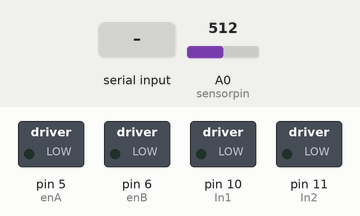
Bench run of a sketch on a simulated Arduino Uno, built with avr-gcc and run on an emulated ATmega328P. Shown: switched loads named in the sketch (green lamp = pin HIGH). The inputs (shaded band) are chosen by the test bench; at power-on: A0 (sensorpin) = 512. What the sketch prints to the serial monitor is not drawn.

Above: at 1.2 s.
1.3 s: "f" received over the second serial link
At 2.5 s:
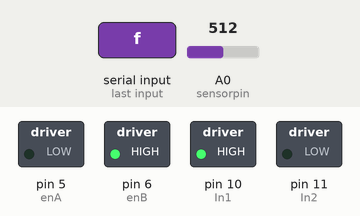
2.8 s: "b" received over the second serial link
At 3.6 s:
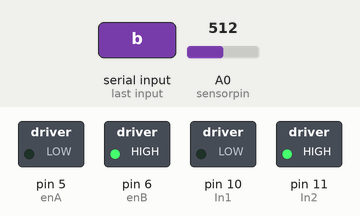
4.3 s: "s" received over the second serial link
At 4.7 s:
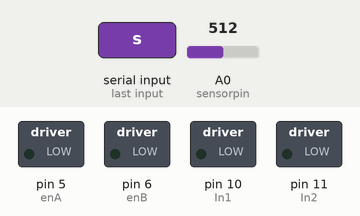
Timing chart, 0 to 7.3 s (numbered marks = the images above; inputs shaded):
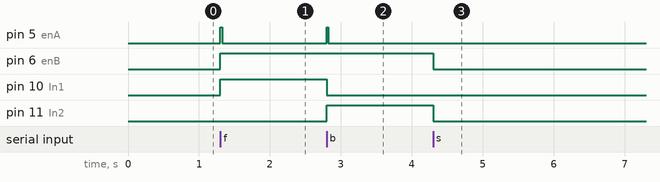

Measured:
- after the input at 1.3 s, pin 5 (enA): LOW → HIGH at once, → LOW 0.03 s later; pin 6 (enB), pin 10 (In1): LOW → HIGH at once
- after the input at 2.8 s, pin 5 (enA): LOW → HIGH at once, → LOW 0.02 s later; pin 10 (In1): HIGH → LOW at once; pin 11 (In2): LOW → HIGH at once
- after the input at 4.3 s, pin 6 (enB), pin 11 (In2): HIGH → LOW at once

The sketch:

motor_control_jul07a.ino
```cpp
#include <SoftwareSerial.h>


//bluetooth
SoftwareSerial hc06(2,3);
char data_hc06;
String cmd;


//Distance Sensor
int sensorpin = A0;
int val = 0;


//Motor controler


int enA = 5;
int enB = 6;
int In1 = 10;
int In2 = 11;
int In3 = 12;
int In4 = 13;


void setup() {

  Serial.begin(9600);
  hc06.begin(57600);
  pinMode(enA, OUTPUT);
  pinMode(In1, OUTPUT);
  pinMode(In2, OUTPUT);

  digitalWrite(In1, LOW);
  digitalWrite(In2, LOW);
  analogWrite(enA, 0);

  cmd = "";

}

void loop(){


  val = analogRead(sensorpin);
  float volts = val*5/1024;
  int distance = 13*pow(volts, -1);

  if (val > 500 ){
    analogWrite(enA, 0);
    Serial.println(val);

  }


  if(hc06.available()){

    data_hc06 = hc06.read();

    /*
    if(Serial.available()){
    Serial.print("Data received: ");
    Serial.println(data_hc06);
    }*/

    if ( data_hc06 == 'f'){
      analogWrite(enA, 255);
      analogWrite(enB, 255);
      digitalWrite(In1, HIGH);
      digitalWrite(In2, LOW);
      digitalWrite(In3, HIGH);
      digitalWrite(In4, LOW);

      Serial.print("Command recieved : ");
      Serial.println(data_hc06);
      Serial.write(data_hc06);
      Serial.println(val);

    }

    if ( data_hc06 == 'b'){
      analogWrite(enA, 255);
      analogWrite(enB, 255);
      digitalWrite(In1, LOW);
      digitalWrite(In2, HIGH);
      digitalWrite(In3, LOW);
      digitalWrite(In4, HIGH);
      Serial.print("Command recieved : ");
      Serial.println(data_hc06);
      Serial.write(data_hc06);
    }

    if ( data_hc06 == 's'){
      analogWrite(enA, 0);
      analogWrite(enB, 0);
      digitalWrite(In1, LOW);
      digitalWrite(In2, LOW);
      digitalWrite(In3, LOW);
      digitalWrite(In4, LOW);
      Serial.print("Command recieved : ");
      Serial.println(data_hc06);
      Serial.write(data_hc06);
    }

    if ( data_hc06 == 'l'){
      analogWrite(enB, 0);
      digitalWrite(In1, LOW);
      digitalWrite(In2, LOW);
      Serial.print("Command recieved : ");
      Serial.println(data_hc06);
      Serial.write(data_hc06);
    }

}


}
```
